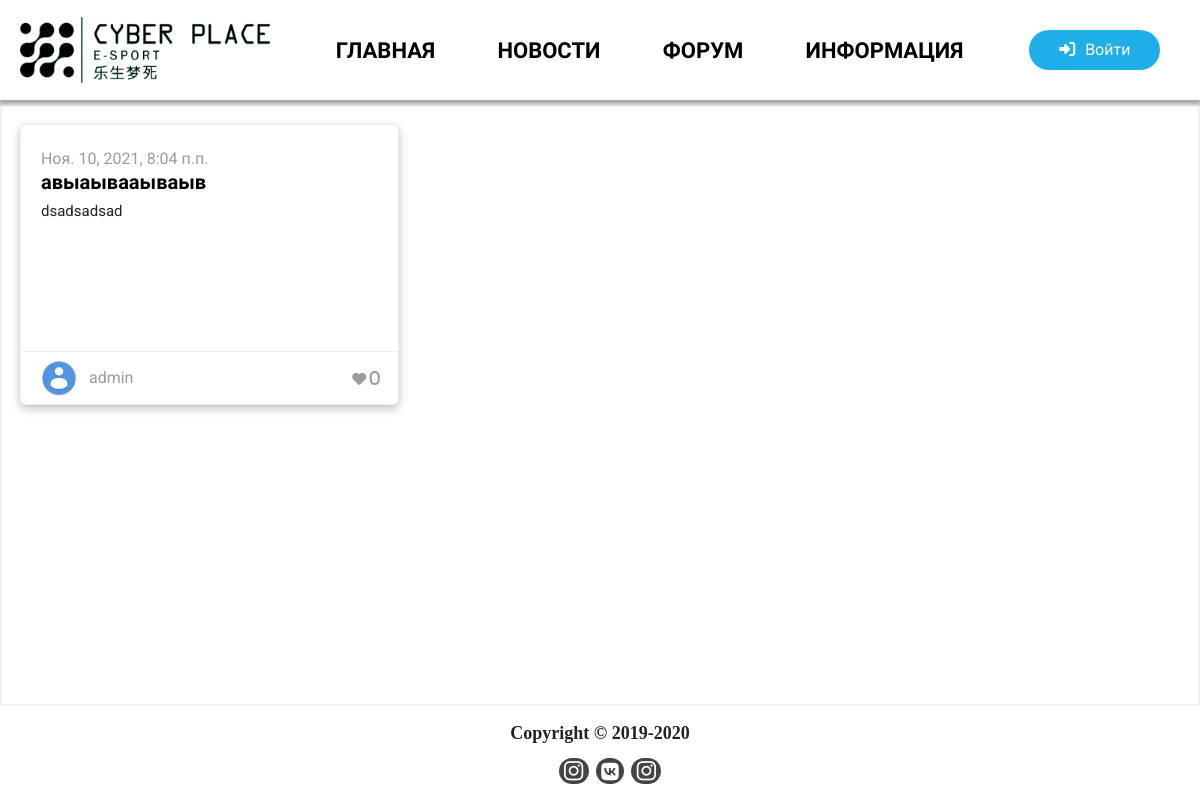
The page /news/ on the database as committed earlier.
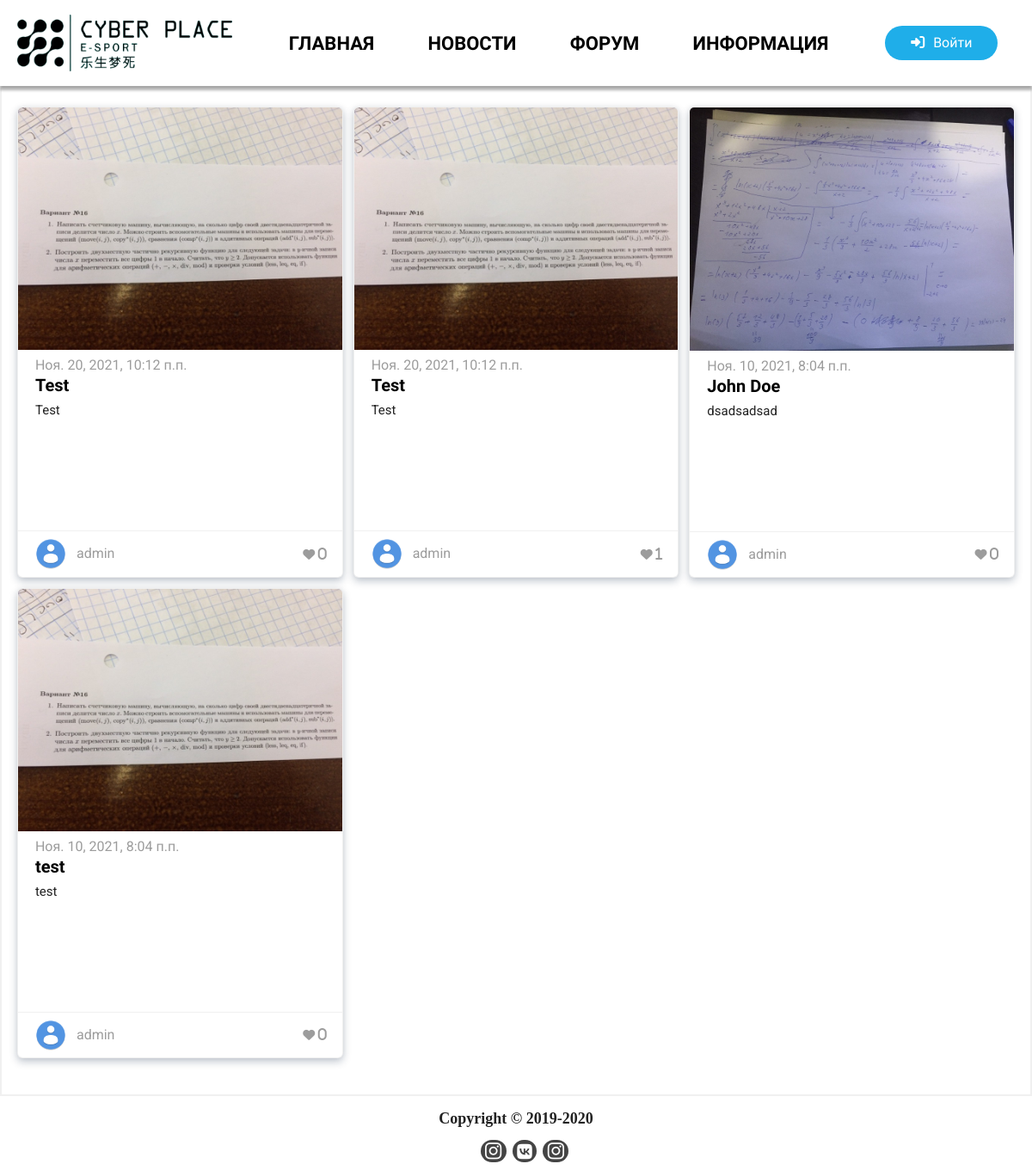
The same page on the database as committed later.
### news/models.py (models this page shows, shortened)
class News(models.Model):
    title = models.CharField("Загаловок", max_length = 115)
    small_text = RichTextUploadingField("Краткое описание",config_name='smallText', max_length=200)
    text = RichTextUploadingField("Текст новости")
    votes = GenericRelation('LikeDislike', related_query_name='news')
    date_pub = models.DateTimeField("Дата публикации", auto_now=False, default = timezone.now)
    image = models.ImageField("Изображение на обложку", default="")
    image_small = ImageSpecField([Adjust(contrast=1, sharpness=1),ResizeToFill(420, 240)], source='image',format='JPEG', options={'quality': 90})
    header_image = models.ImageField("Изображение сверху главной страницы", default="", blank=True)
    header_image_small = ImageSpecField([Adjust(contrast=1, sharpness=1),ResizeToFill(1600, 900)], source='image',format='JPEG', options={'quality': 90})
    author = models.ForeignKey(User, blank=True, on_delete=models.SET(get_sentinel_user), verbose_name = "Автор")
    message_count = models.IntegerField("Колличество сообщений", default=0)
    in_header = models.BooleanField("Разместить сверху главной страницы?" ,default=False)
    class Meta:
        verbose_name = 'Новость'
        verbose_name_plural = 'Новости'
        ordering = ['-date_pub']

### userProfile/models.py (models this page shows, shortened)
class User(AbstractUser):
    username = models.CharField('имя пользователя', max_length=150,unique=True, help_text=_('Required. 150 characters or fewer. Letters, digits and @/./+/-/_ only.'),
        validators=[validators.user_slug],
        error_messages={'unique': _("Пользователь с таким именем уже существует."),},
    )
    email = models.EmailField(_('Адрес электронной почты'), blank=False)
    get_news = models.BooleanField('Получать новости', default= False)
    image = models.ImageField('фото',upload_to='UserAvatars', default = 'UserAvatars/default.png')
    image_small = ImageSpecField([Adjust(contrast=1, sharpness=1),ResizeToFill(260, 256)], source='image',format='JPEG', options={'quality': 90})
    slug = models.SlugField('слыка на профиль', default = '')
    patronymic = models.CharField('Отчество', max_length=30, blank=True)
    dateBirth = models.DateField('дата рождения',blank=True, null=True)
    phone_validator = RegexValidator('^((8|\+7)[\- ]?)?(\(?\d{3}\)?[\- ]?)?[\d\- ]{7,10}$', message="Введите правильный номер.")
    phone = models.CharField('телефон',validators=[phone_validator],max_length = 30, blank=True, default='')
    skype = models.CharField('скайп', max_length = 30, blank=True, default="")
    addres = models.TextField('адресс', max_length = 200, blank=True, default="")
    friends = models.ManyToManyField("User", blank=True, verbose_name="Друзья", help_text = 'Удерживайте "Control", или "Command" на Mac, чтобы выбрать больше одного пользователя /// ')
    GENDER_CHOICES = (
        ('М', 'Мужской'),
        ('Ж', 'Женский'),
    )
    gender = models.CharField("Пол", max_length=1, choices=GENDER_CHOICES, null=True, blank=True)
    class Meta:
        verbose_name = 'Пользователя'
        verbose_name_plural = 'Пользователи'

### news/views.py (the view)
# urls.py: path('', views.NewsListView.as_view(), name='news'),
class NewsListView(ListView):
    model = News
    template_name = 'news/news.html'
    context_object_name = 'news'
    paginate_by = 15

### news/models.py (called while the page is built)
    def sum_rating(self):
        return self.get_queryset().aggregate(Sum('vote')).get('vote__sum') or 0

### templates/news/news.html (shortened to what this page needs)
{% extends 'index.html' %}
{% load static %}
{% block content %}
    <div class="container">
        <div class="news__list">
            <div class="news__list-flex">
                {% for new in news %}
                <article class="news__list-item">
                    <div class="item-img">
                        <figure><img src="{{new.image_small.url}}" alt=""></figure>
                    </div>
                    <div class="item-info">
                        <time datetime="{{new.date_pub}}">{{new.date_pub}}</time>
                        <div class="item-title">
                        <a href="{% url 'news:newsDetail' new.id %}">{{new.title}}</a>
                        </div>
                        <div class="item-small_text">{{new.small_text|safe}}</div>
                    </div>
                    <div class="post-footer">
                        <div class="author">
                            <a href="{% url 'profile:profile' new.author.slug %}">
                                <img src="{{new.author.image_small.url}}" alt="">
                                <p>{{new.author.username}}</p>
                            </a>
                        </div>
                        <span class="post-rait">
                            <span class="fas fa-heart">
                                <span class="likes" >{{new.votes.sum_rating}}</span>
                            </span>
                        </span>
                    </div>
                </article>
                {% endfor %}
            </div>
        </div>
    </div>
{% endblock %}

Rows that differ between the two databases and show on the page:
added News: image_small (picture), date_pub "Ноя. 20, 2021, 10:12 п.п.", title "Test", small_text "Test", author.image_small (placeholder picture), author.username "admin", votes.sum_rating "0"
added News: image_small (picture), date_pub "Ноя. 20, 2021, 10:12 п.п.", title "Test", small_text "Test", author.image_small (placeholder picture), author.username "admin", votes.sum_rating "1"
changed News "dsadsadsad": image_small: picture added; title "авыаывааываыв" → "John Doe"
added News: image_small (picture), date_pub "Ноя. 10, 2021, 8:04 п.п.", title "test", small_text "test", author.image_small (placeholder picture), author.username "admin", votes.sum_rating "0"
